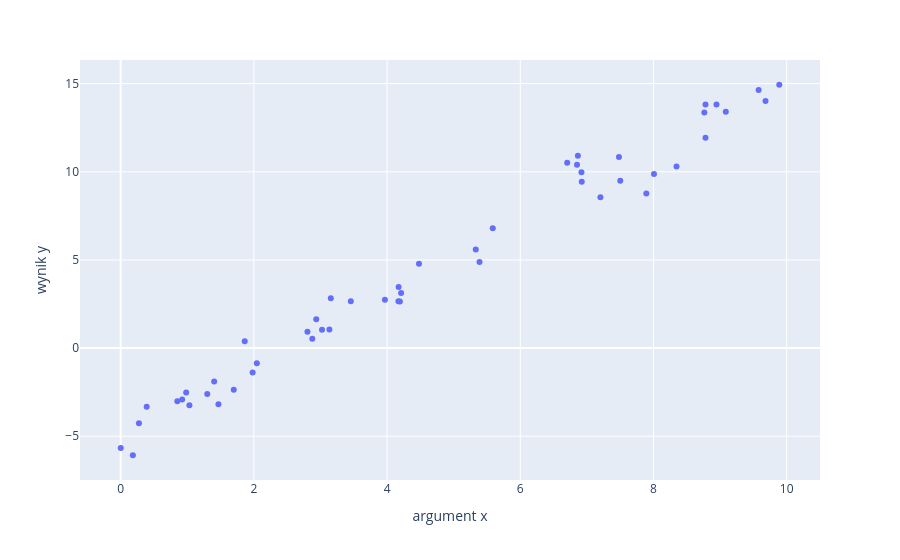

The code cell stored with this chart in its notebook:
### Markdown cell above
Prosta regresja liniowa

### Code cell
rng = np.random.RandomState(1)
x = 10 * rng.rand(50)
y = 2 * x - 5 + rng.randn(50)
px.scatter(x=x, y=y, labels={"x": "argument x", "y": "wynik y"})

### Figure 1 — Plotly figure (JSON) as saved in the notebook; plotly's stock layout.template omitted (floating-point values rounded to 4 significant figures)
{"data": [{"hovertemplate": "argument x=%{x}<br>wynik y=%{y}<extra></extra>", "legendgroup": "", "marker": {"color": "#636efa", "symbol": "circle"}, "mode": "markers", "name": "", "orientation": "v", "showlegend": false, "type": "scatter", "x": [4.17, 7.203, 0.001144, 3.023, 1.468, 0.9234, 1.863, 3.456, 3.968, 5.388, 4.192, 6.852, 2.045, 8.781, 0.2739, 6.705, 4.173, 5.587, 1.404, 1.981, 8.007, 9.683, 3.134, 6.923, 8.764, 8.946, 0.8504, 0.3905, 1.698, 8.781, 0.9835, 4.211, 9.579, 5.332, 6.919, 3.155, 6.865, 8.346, 0.1829, 7.501, 9.889, 7.482, 2.804, 7.893, 1.032, 4.479, 9.086, 2.936, 2.878, 1.3], "xaxis": "x", "y": [2.653, 8.561, -5.669, 1.034, -3.182, -2.919, 0.385, 2.653, 2.744, 4.889, 2.637, 10.4, -0.8601, 11.93, -4.261, 10.51, 3.466, 6.791, -1.892, -1.39, 9.872, 14.02, 1.06, 9.433, 13.37, 13.82, -3.014, -3.334, -2.358, 13.82, -2.52, 3.124, 14.65, 5.588, 9.969, 2.83, 10.92, 10.3, -6.078, 9.498, 14.94, 10.84, 0.9245, 8.763, -3.242, 4.786, 13.4, 1.634, 0.5332, -2.6], "yaxis": "y"}], "layout": {"legend": {"tracegroupgap": 0}, "margin": {"t": 60}, "xaxis": {"anchor": "y", "domain": [0, 1], "title": {"text": "argument x"}}, "yaxis": {"anchor": "x", "domain": [0, 1], "title": {"text": "wynik y"}}}}
